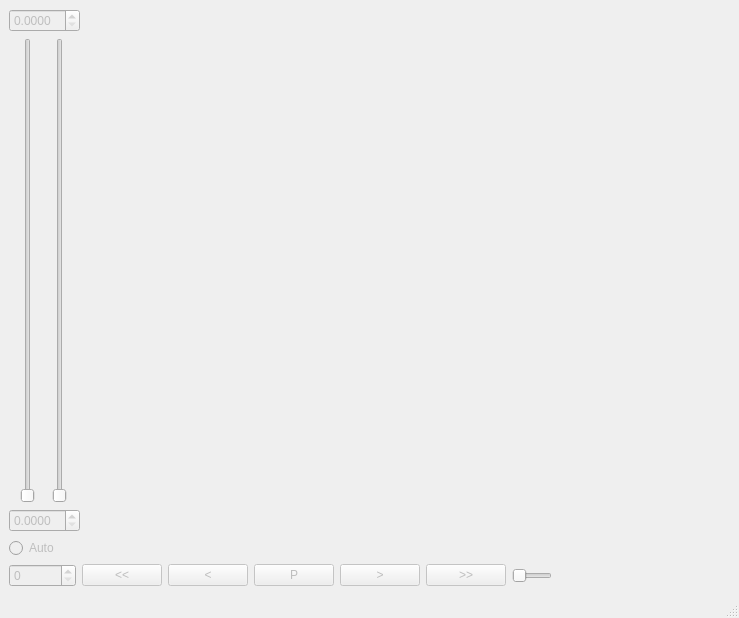
<?xml version="1.0" encoding="UTF-8"?>
<ui version="4.0">
 <class>PreviewDisplayWnd</class>
 <widget class="QMainWindow" name="PreviewDisplayWnd">
  <property name="geometry">
   <rect>
    <x>0</x>
    <y>0</y>
    <width>739</width>
    <height>618</height>
   </rect>
  </property>
  <property name="windowTitle">
   <string>Preview</string>
  </property>
  <widget class="QWidget" name="centralwidget">
   <layout class="QVBoxLayout" name="verticalLayout_2">
    <item>
     <layout class="QHBoxLayout" name="horizontalLayout_3">
      <item>
       <layout class="QVBoxLayout" name="verticalLayout">
        <item>
         <widget class="QDoubleSpinBox" name="colorMaxSpinBox">
          <property name="enabled">
           <bool>false</bool>
          </property>
          <property name="decimals">
           <number>4</number>
          </property>
         </widget>
        </item>
        <item>
         <layout class="QHBoxLayout" name="horizontalLayout_2">
          <item>
           <widget class="QSlider" name="colorMinSlider">
            <property name="enabled">
             <bool>false</bool>
            </property>
            <property name="sizePolicy">
             <sizepolicy hsizetype="Fixed" vsizetype="Expanding">
              <horstretch>0</horstretch>
              <verstretch>5</verstretch>
             </sizepolicy>
            </property>
            <property name="orientation">
             <enum>Qt::Vertical</enum>
            </property>
           </widget>
          </item>
          <item>
           <widget class="QSlider" name="colorMaxSlider">
            <property name="enabled">
             <bool>false</bool>
            </property>
            <property name="sizePolicy">
             <sizepolicy hsizetype="Fixed" vsizetype="Expanding">
              <horstretch>0</horstretch>
              <verstretch>5</verstretch>
             </sizepolicy>
            </property>
            <property name="orientation">
             <enum>Qt::Vertical</enum>
            </property>
           </widget>
          </item>
         </layout>
        </item>
        <item>
         <widget class="QDoubleSpinBox" name="colorMinSpinBox">
          <property name="enabled">
           <bool>false</bool>
          </property>
          <property name="decimals">
           <number>4</number>
          </property>
         </widget>
        </item>
        <item>
         <widget class="QRadioButton" name="colorAutoRadioButton">
          <property name="enabled">
           <bool>false</bool>
          </property>
          <property name="text">
           <string>Auto</string>
          </property>
         </widget>
        </item>
       </layout>
      </item>
      <item>
       <widget class="QWidget" name="ImageFrameWidget" native="true">
        <property name="sizePolicy">
         <sizepolicy hsizetype="Expanding" vsizetype="Expanding">
          <horstretch>0</horstretch>
          <verstretch>0</verstretch>
         </sizepolicy>
        </property>
       </widget>
      </item>
     </layout>
    </item>
    <item>
     <layout class="QHBoxLayout" name="horizontalLayout">
      <item>
       <widget class="QSpinBox" name="CurrentFrameSpinBox">
        <property name="enabled">
         <bool>false</bool>
        </property>
        <property name="maximum">
         <number>100000</number>
        </property>
       </widget>
      </item>
      <item>
       <widget class="QPushButton" name="FirstFrameButton">
        <property name="enabled">
         <bool>false</bool>
        </property>
        <property name="text">
         <string>&lt;&lt;</string>
        </property>
       </widget>
      </item>
      <item>
       <widget class="QPushButton" name="BackFrameButton">
        <property name="enabled">
         <bool>false</bool>
        </property>
        <property name="text">
         <string>&lt;</string>
        </property>
       </widget>
      </item>
      <item>
       <widget class="QPushButton" name="PlayButton">
        <property name="enabled">
         <bool>false</bool>
        </property>
        <property name="text">
         <string>P</string>
        </property>
       </widget>
      </item>
      <item>
       <widget class="QPushButton" name="ForwardFrameButton">
        <property name="enabled">
         <bool>false</bool>
        </property>
        <property name="text">
         <string>&gt;</string>
        </property>
       </widget>
      </item>
      <item>
       <widget class="QPushButton" name="LastFrameButton">
        <property name="enabled">
         <bool>false</bool>
        </property>
        <property name="text">
         <string>&gt;&gt;</string>
        </property>
       </widget>
      </item>
      <item>
       <widget class="QSlider" name="CurrentFrameSlider">
        <property name="enabled">
         <bool>false</bool>
        </property>
        <property name="sizePolicy">
         <sizepolicy hsizetype="Expanding" vsizetype="Fixed">
          <horstretch>7</horstretch>
          <verstretch>0</verstretch>
         </sizepolicy>
        </property>
        <property name="orientation">
         <enum>Qt::Horizontal</enum>
        </property>
       </widget>
      </item>
      <item>
       <spacer name="horizontalSpacer">
        <property name="orientation">
         <enum>Qt::Horizontal</enum>
        </property>
        <property name="sizeHint" stdset="0">
         <size>
          <width>178</width>
          <height>20</height>
         </size>
        </property>
       </spacer>
      </item>
     </layout>
    </item>
   </layout>
   <zorder>ImageTabWidget</zorder>
   <zorder></zorder>
   <zorder></zorder>
   <zorder>ImageFrameWidget</zorder>
  </widget>
  <widget class="QStatusBar" name="statusbar"/>
  <action name="actionCompute_Rois">
   <property name="text">
    <string>Compute Roi</string>
   </property>
  </action>
  <action name="actionLoad_from_file">
   <property name="text">
    <string>Load from file...</string>
   </property>
  </action>
  <action name="actionSave_to_file">
   <property name="text">
    <string>Save to file</string>
   </property>
  </action>
  <action name="actionDelete_Last">
   <property name="text">
    <string>Delete Last</string>
   </property>
  </action>
  <action name="actionBack_Projection">
   <property name="text">
    <string>Back Projection</string>
   </property>
  </action>
  <action name="actionAverage">
   <property name="text">
    <string>Average</string>
   </property>
  </action>
  <action name="actionAdd">
   <property name="text">
    <string>Add</string>
   </property>
  </action>
  <action name="actionSubtract">
   <property name="text">
    <string>Subtract</string>
   </property>
  </action>
  <action name="actionDivide">
   <property name="text">
    <string>Divide</string>
   </property>
  </action>
  <action name="actionMultiply">
   <property name="text">
    <string>Multiply</string>
   </property>
  </action>
  <action name="actionAdd_image">
   <property name="text">
    <string>Add image</string>
   </property>
  </action>
  <action name="actionSubtract_image">
   <property name="text">
    <string>Subtract image</string>
   </property>
  </action>
  <action name="actionDivide_by_image">
   <property name="text">
    <string>Divide by image</string>
   </property>
  </action>
  <action name="actionMultiply_by_image">
   <property name="text">
    <string>Multiply by image</string>
   </property>
  </action>
  <action name="actionMedian_filter">
   <property name="text">
    <string>Median filter</string>
   </property>
  </action>
  <action name="actionGaussian_filter">
   <property name="text">
    <string>Gaussian filter</string>
   </property>
  </action>
  <action name="actionTemporal_Smoothing">
   <property name="text">
    <string>Temporal Smoothing</string>
   </property>
  </action>
  <action name="actionSave_raw_sequence">
   <property name="text">
    <string>Save raw sequence</string>
   </property>
  </action>
  <action name="actionSave_traces">
   <property name="text">
    <string>Export traces</string>
   </property>
  </action>
  <action name="actionSave_as_avi">
   <property name="text">
    <string>Save as avi</string>
   </property>
  </action>
  <action name="actionForce_recomputation">
   <property name="text">
    <string>Force roi recomputation</string>
   </property>
  </action>
  <action name="actionSave_as_hd5_table">
   <property name="text">
    <string>Save as hd5 table</string>
   </property>
  </action>
  <action name="actionRoi_options">
   <property name="text">
    <string>Roi options</string>
   </property>
  </action>
  <action name="actionCopy_filepath_to_clipboard">
   <property name="text">
    <string>Copy filepath to clipboard</string>
   </property>
  </action>
  <action name="actionRoi_monitor">
   <property name="text">
    <string>Roi monitor</string>
   </property>
  </action>
  <action name="actionDelete_number">
   <property name="text">
    <string>Delete number</string>
   </property>
  </action>
 </widget>
 <resources/>
 <connections/>
</ui>
